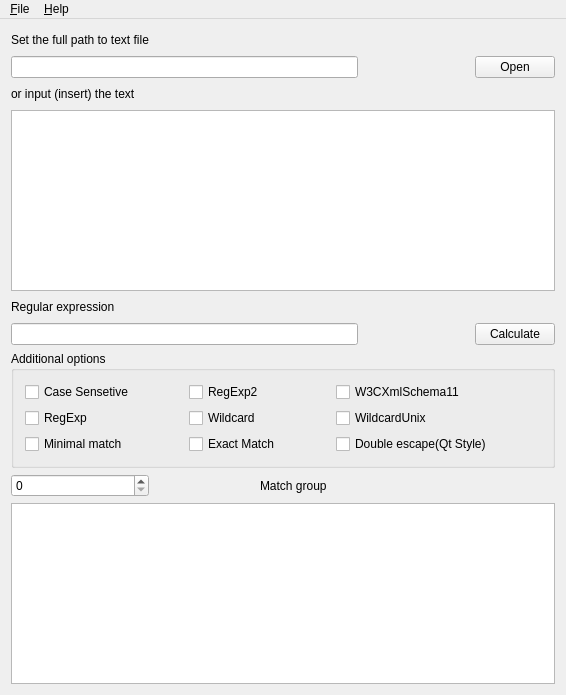
<?xml version="1.0" encoding="UTF-8"?>
<ui version="4.0">
 <class>MainWindow</class>
 <widget class="QMainWindow" name="MainWindow">
  <property name="geometry">
   <rect>
    <x>0</x>
    <y>0</y>
    <width>566</width>
    <height>695</height>
   </rect>
  </property>
  <property name="sizePolicy">
   <sizepolicy hsizetype="Fixed" vsizetype="Preferred">
    <horstretch>0</horstretch>
    <verstretch>0</verstretch>
   </sizepolicy>
  </property>
  <property name="maximumSize">
   <size>
    <width>566</width>
    <height>800</height>
   </size>
  </property>
  <property name="windowTitle">
   <string>RegExp Tester</string>
  </property>
  <property name="windowIcon">
   <iconset resource="resources.qrc">
    <normaloff>:/icons/72x72.png</normaloff>:/icons/72x72.png</iconset>
  </property>
  <property name="statusTip">
   <string>Regular Expressions Tester</string>
  </property>
  <property name="iconSize">
   <size>
    <width>24</width>
    <height>24</height>
   </size>
  </property>
  <property name="toolButtonStyle">
   <enum>Qt::ToolButtonFollowStyle</enum>
  </property>
  <property name="animated">
   <bool>false</bool>
  </property>
  <widget class="QWidget" name="centralWidget">
   <layout class="QGridLayout" name="gridLayout_2">
    <item row="5" column="5">
     <widget class="QPushButton" name="runit">
      <property name="toolTip">
       <string>&lt;html&gt;&lt;head/&gt;&lt;body&gt;&lt;p&gt;Check regular expression&lt;/p&gt;&lt;/body&gt;&lt;/html&gt;</string>
      </property>
      <property name="text">
       <string>Calculate</string>
      </property>
     </widget>
    </item>
    <item row="3" column="0" colspan="6">
     <widget class="QTextEdit" name="inputText"/>
    </item>
    <item row="4" column="0">
     <widget class="QLabel" name="label_2">
      <property name="text">
       <string>&lt;html&gt;&lt;head/&gt;&lt;body&gt;&lt;p&gt;Regular expression&lt;/p&gt;&lt;/body&gt;&lt;/html&gt;</string>
      </property>
     </widget>
    </item>
    <item row="5" column="0" colspan="3">
     <widget class="QLineEdit" name="RegExp">
      <property name="toolTip">
       <string>&lt;html&gt;&lt;head/&gt;&lt;body&gt;&lt;p&gt;Enter the regular expression here&lt;/p&gt;&lt;/body&gt;&lt;/html&gt;</string>
      </property>
     </widget>
    </item>
    <item row="6" column="0" colspan="6">
     <widget class="QGroupBox" name="groupBox">
      <property name="title">
       <string>Additional options</string>
      </property>
      <layout class="QGridLayout" name="gridLayout">
       <item row="0" column="0">
        <widget class="QCheckBox" name="iscase">
         <property name="text">
          <string>Case Sensetive</string>
         </property>
        </widget>
       </item>
       <item row="0" column="2">
        <widget class="QCheckBox" name="isregexp2">
         <property name="text">
          <string>RegExp2</string>
         </property>
        </widget>
       </item>
       <item row="0" column="4">
        <widget class="QCheckBox" name="isw3c">
         <property name="text">
          <string>W3CXmlSchema11</string>
         </property>
        </widget>
       </item>
       <item row="1" column="0">
        <widget class="QCheckBox" name="isregexp">
         <property name="text">
          <string>RegExp</string>
         </property>
        </widget>
       </item>
       <item row="1" column="2">
        <widget class="QCheckBox" name="iswildcard">
         <property name="text">
          <string>Wildcard</string>
         </property>
        </widget>
       </item>
       <item row="1" column="4">
        <widget class="QCheckBox" name="iswildcardunix">
         <property name="text">
          <string>WildcardUnix</string>
         </property>
        </widget>
       </item>
       <item row="0" column="1">
        <spacer name="horizontalSpacer_2">
         <property name="orientation">
          <enum>Qt::Horizontal</enum>
         </property>
         <property name="sizeHint" stdset="0">
          <size>
           <width>40</width>
           <height>20</height>
          </size>
         </property>
        </spacer>
       </item>
       <item row="0" column="3">
        <spacer name="horizontalSpacer_3">
         <property name="orientation">
          <enum>Qt::Horizontal</enum>
         </property>
         <property name="sizeHint" stdset="0">
          <size>
           <width>40</width>
           <height>20</height>
          </size>
         </property>
        </spacer>
       </item>
       <item row="0" column="5">
        <spacer name="horizontalSpacer_4">
         <property name="orientation">
          <enum>Qt::Horizontal</enum>
         </property>
         <property name="sizeHint" stdset="0">
          <size>
           <width>40</width>
           <height>20</height>
          </size>
         </property>
        </spacer>
       </item>
       <item row="1" column="1">
        <spacer name="horizontalSpacer_5">
         <property name="orientation">
          <enum>Qt::Horizontal</enum>
         </property>
         <property name="sizeHint" stdset="0">
          <size>
           <width>40</width>
           <height>20</height>
          </size>
         </property>
        </spacer>
       </item>
       <item row="1" column="3">
        <spacer name="horizontalSpacer_6">
         <property name="orientation">
          <enum>Qt::Horizontal</enum>
         </property>
         <property name="sizeHint" stdset="0">
          <size>
           <width>40</width>
           <height>20</height>
          </size>
         </property>
        </spacer>
       </item>
       <item row="1" column="5">
        <spacer name="horizontalSpacer_7">
         <property name="orientation">
          <enum>Qt::Horizontal</enum>
         </property>
         <property name="sizeHint" stdset="0">
          <size>
           <width>40</width>
           <height>20</height>
          </size>
         </property>
        </spacer>
       </item>
       <item row="2" column="0">
        <widget class="QCheckBox" name="isminimal">
         <property name="text">
          <string>Minimal match</string>
         </property>
        </widget>
       </item>
       <item row="2" column="2">
        <widget class="QCheckBox" name="isexactmatch">
         <property name="text">
          <string>Exact Match</string>
         </property>
        </widget>
       </item>
       <item row="2" column="4">
        <widget class="QCheckBox" name="unquotebox">
         <property name="text">
          <string>Double escape(Qt Style)</string>
         </property>
        </widget>
       </item>
       <item row="2" column="1">
        <spacer name="horizontalSpacer_10">
         <property name="orientation">
          <enum>Qt::Horizontal</enum>
         </property>
         <property name="sizeHint" stdset="0">
          <size>
           <width>40</width>
           <height>20</height>
          </size>
         </property>
        </spacer>
       </item>
       <item row="2" column="3">
        <spacer name="horizontalSpacer_15">
         <property name="orientation">
          <enum>Qt::Horizontal</enum>
         </property>
         <property name="sizeHint" stdset="0">
          <size>
           <width>40</width>
           <height>20</height>
          </size>
         </property>
        </spacer>
       </item>
       <item row="2" column="5">
        <spacer name="horizontalSpacer_16">
         <property name="orientation">
          <enum>Qt::Horizontal</enum>
         </property>
         <property name="sizeHint" stdset="0">
          <size>
           <width>40</width>
           <height>20</height>
          </size>
         </property>
        </spacer>
       </item>
      </layout>
     </widget>
    </item>
    <item row="7" column="0">
     <widget class="QSpinBox" name="spinBox"/>
    </item>
    <item row="0" column="0">
     <widget class="QLabel" name="label_3">
      <property name="text">
       <string>&lt;html&gt;&lt;head/&gt;&lt;body&gt;&lt;p&gt;Set the full path to text file&lt;/p&gt;&lt;/body&gt;&lt;/html&gt;</string>
      </property>
     </widget>
    </item>
    <item row="1" column="0" colspan="3">
     <widget class="QLineEdit" name="fileName"/>
    </item>
    <item row="2" column="0">
     <widget class="QLabel" name="label_4">
      <property name="text">
       <string>&lt;html&gt;&lt;head/&gt;&lt;body&gt;&lt;p&gt;or input (insert) the text&lt;/p&gt;&lt;/body&gt;&lt;/html&gt;</string>
      </property>
     </widget>
    </item>
    <item row="1" column="4">
     <spacer name="horizontalSpacer_14">
      <property name="orientation">
       <enum>Qt::Horizontal</enum>
      </property>
      <property name="sizeHint" stdset="0">
       <size>
        <width>40</width>
        <height>20</height>
       </size>
      </property>
     </spacer>
    </item>
    <item row="0" column="2">
     <spacer name="horizontalSpacer">
      <property name="orientation">
       <enum>Qt::Horizontal</enum>
      </property>
      <property name="sizeHint" stdset="0">
       <size>
        <width>40</width>
        <height>20</height>
       </size>
      </property>
     </spacer>
    </item>
    <item row="8" column="0" colspan="6">
     <widget class="QTextEdit" name="label">
      <property name="toolTip">
       <string>&lt;html&gt;&lt;head/&gt;&lt;body&gt;&lt;p&gt;Regular expression result&lt;/p&gt;&lt;/body&gt;&lt;/html&gt;</string>
      </property>
      <property name="readOnly">
       <bool>true</bool>
      </property>
     </widget>
    </item>
    <item row="2" column="2">
     <spacer name="horizontalSpacer_8">
      <property name="orientation">
       <enum>Qt::Horizontal</enum>
      </property>
      <property name="sizeHint" stdset="0">
       <size>
        <width>40</width>
        <height>20</height>
       </size>
      </property>
     </spacer>
    </item>
    <item row="5" column="4">
     <spacer name="horizontalSpacer_9">
      <property name="orientation">
       <enum>Qt::Horizontal</enum>
      </property>
      <property name="sizeHint" stdset="0">
       <size>
        <width>40</width>
        <height>20</height>
       </size>
      </property>
     </spacer>
    </item>
    <item row="4" column="2">
     <spacer name="horizontalSpacer_11">
      <property name="orientation">
       <enum>Qt::Horizontal</enum>
      </property>
      <property name="sizeHint" stdset="0">
       <size>
        <width>40</width>
        <height>20</height>
       </size>
      </property>
     </spacer>
    </item>
    <item row="7" column="4">
     <spacer name="horizontalSpacer_12">
      <property name="orientation">
       <enum>Qt::Horizontal</enum>
      </property>
      <property name="sizeHint" stdset="0">
       <size>
        <width>40</width>
        <height>20</height>
       </size>
      </property>
     </spacer>
    </item>
    <item row="7" column="1">
     <spacer name="horizontalSpacer_13">
      <property name="orientation">
       <enum>Qt::Horizontal</enum>
      </property>
      <property name="sizeHint" stdset="0">
       <size>
        <width>40</width>
        <height>20</height>
       </size>
      </property>
     </spacer>
    </item>
    <item row="1" column="5">
     <widget class="QPushButton" name="openFile">
      <property name="text">
       <string>Open</string>
      </property>
     </widget>
    </item>
    <item row="7" column="2" colspan="2">
     <widget class="QLabel" name="label_5">
      <property name="text">
       <string>Match group</string>
      </property>
     </widget>
    </item>
   </layout>
  </widget>
  <widget class="QMenuBar" name="menuBar">
   <property name="geometry">
    <rect>
     <x>0</x>
     <y>0</y>
     <width>566</width>
     <height>20</height>
    </rect>
   </property>
   <widget class="QMenu" name="menuFile">
    <property name="title">
     <string>&amp;File</string>
    </property>
    <addaction name="actionOpen"/>
    <addaction name="actionE_xit"/>
   </widget>
   <widget class="QMenu" name="menuHelp">
    <property name="title">
     <string>&amp;Help</string>
    </property>
    <addaction name="actionOnline_Help"/>
    <addaction name="actionAbout_Qt"/>
   </widget>
   <addaction name="menuFile"/>
   <addaction name="menuHelp"/>
  </widget>
  <action name="actionOnline_Help">
   <property name="text">
    <string>&amp;Run Help</string>
   </property>
  </action>
  <action name="actionE_xit">
   <property name="text">
    <string>E&amp;xit</string>
   </property>
   <property name="shortcut">
    <string>Ctrl+X</string>
   </property>
  </action>
  <action name="actionAbout_Qt">
   <property name="text">
    <string>&amp;About Qt</string>
   </property>
  </action>
  <action name="actionOpen">
   <property name="text">
    <string>&amp;Open</string>
   </property>
   <property name="shortcut">
    <string>Ctrl+O</string>
   </property>
  </action>
 </widget>
 <layoutdefault spacing="6" margin="11"/>
 <tabstops>
  <tabstop>fileName</tabstop>
  <tabstop>inputText</tabstop>
  <tabstop>runit</tabstop>
  <tabstop>RegExp</tabstop>
  <tabstop>spinBox</tabstop>
  <tabstop>iscase</tabstop>
  <tabstop>isregexp</tabstop>
  <tabstop>isregexp2</tabstop>
  <tabstop>iswildcard</tabstop>
  <tabstop>isw3c</tabstop>
  <tabstop>iswildcardunix</tabstop>
  <tabstop>label</tabstop>
 </tabstops>
 <resources>
  <include location="resources.qrc"/>
 </resources>
 <connections/>
</ui>
